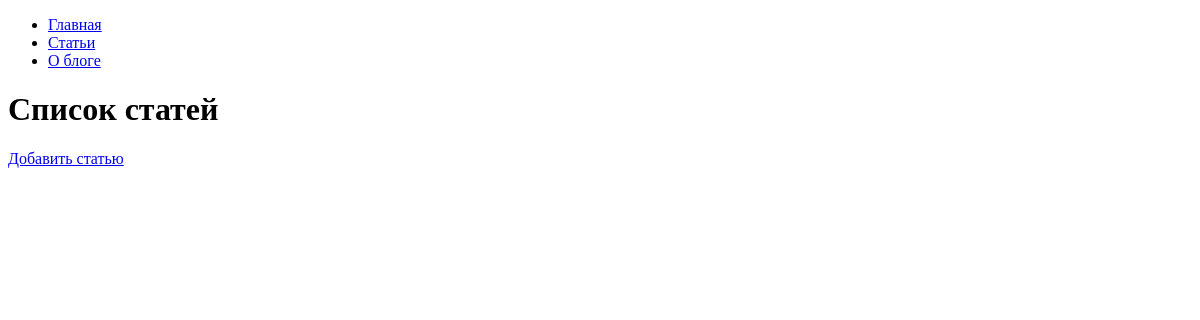
The app's page /articles/, older data.
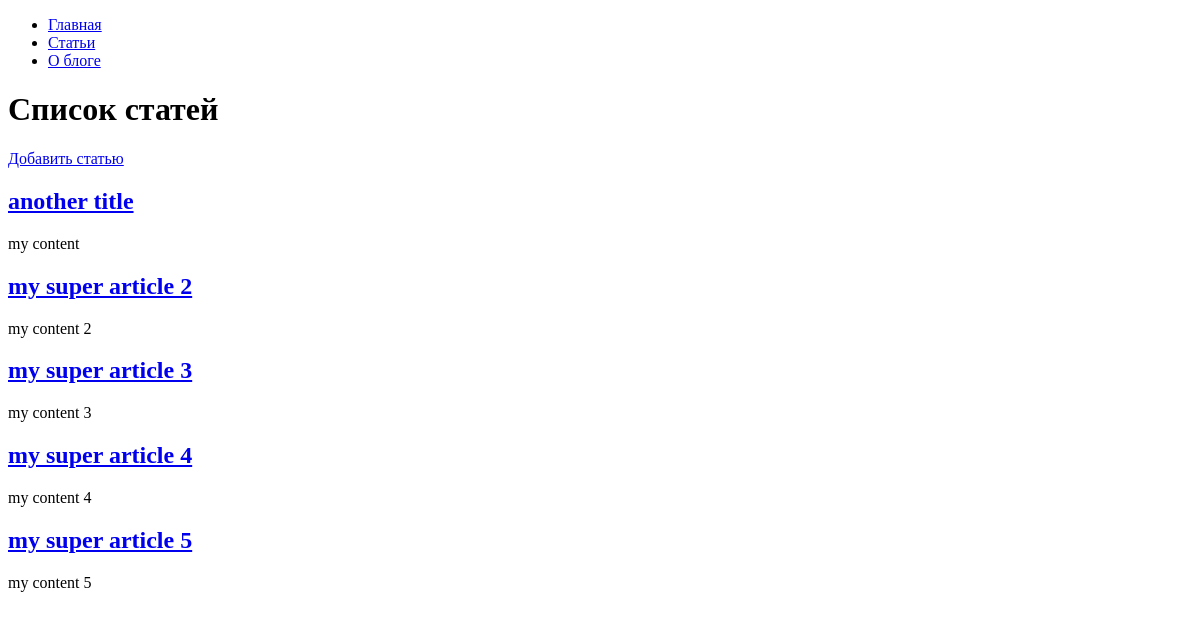
The same page, newer data.
### hexlet_django_blog/article/models.py (models this page shows, shortened)
class Article(models.Model):
    name = models.CharField(max_length=200)  # название статьи
    body = models.TextField()  # тело статьи
    created_at = models.DateTimeField(auto_now_add=True)
    updated_at = models.DateTimeField(auto_now=True)

### hexlet_django_blog/article/views.py (the view)
# urls.py: path('', IndexView.as_view(), name='index'),
class IndexView(View):
    def get(self, request, *args, **kwargs):
        articles = Article.objects.all()[:15]
        context = {"articles": articles}
        return render(request, "articles/index.html", context)

### hexlet_django_blog/templates/articles/index.html (shortened to what this page needs)
{% extends "base.html" %}
{% block content %}
    <h1>Список статей</h1>
    <a href="{% url 'article_add' %}">Добавить статью</a>
    {% for article in articles %}
        <h2><a href="{% url 'article' article.id %}">{{ article.name }}</a></h2>
        <div>{{ article.body|slice:":200" }}</div>
    {% endfor %}
{% endblock %}

### hexlet_django_blog/templates/base.html (shortened to what this page needs)
<!DOCTYPE html>
<html lang="en">
<head>
</head>
<body>
<div id="sidebar">
    {% block sidebar %}
        <ul>
            <li><a href="/">Главная</a></li>
            <li><a href="/articles/">Статьи</a></li>
            <li><a href="/about/">О блоге</a></li>
        </ul>
    {% endblock %}
</div>
<div id="content">
    {% block content %}{% endblock %}
</div>
</body>
</html>

Row changes from the older to the newer data that the page shows:
added Article: name "another title", body "my content"
added Article: name "my super article 2", body "my content 2"
added Article: name "my super article 3", body "my content 3"
added Article: name "my super article 4", body "my content 4"
added Article: name "my super article 5", body "my content 5"
